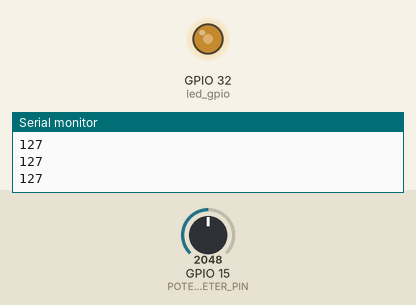
Bench run of a sketch on a simulated ESP32. Shown: output pins drawn as LEDs (lit = HIGH), the last lines printed to the serial monitor. Inputs (shaded band) come from the test bench; at power-on: GPIO 15 (POTENTIOMETER_PIN) = 2048.

Above: at 1.2 s.
1.3 s: GPIO 15 (POTENTIOMETER_PIN) set to 2866
At 2.1 s:
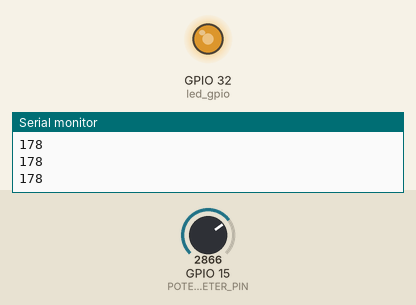
2.8 s: GPIO 15 (POTENTIOMETER_PIN) set to 3603
At 3.6 s:
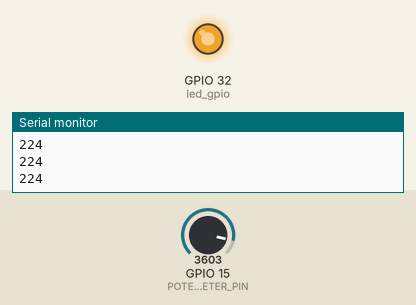
4.3 s: GPIO 15 (POTENTIOMETER_PIN) set to 491
At 5.1 s:
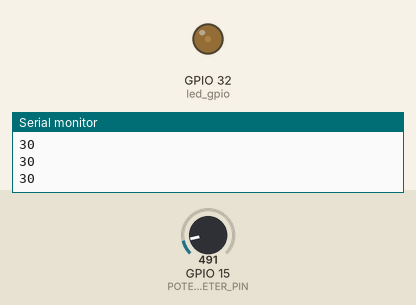
5.8 s: GPIO 15 (POTENTIOMETER_PIN) set to 0
At 6.5 s:
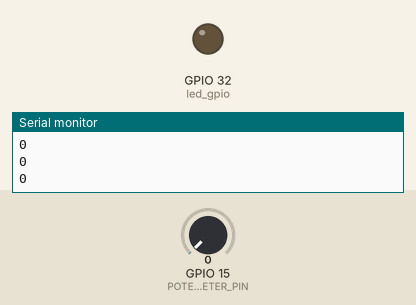
7.3 s: GPIO 15 (POTENTIOMETER_PIN) set to 2047
At 8.1 s:
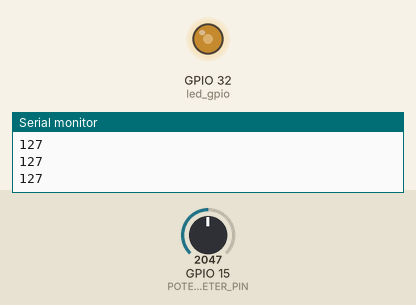
Timing chart, 0 to 9.8 s (numbered marks = the images above; inputs shaded):
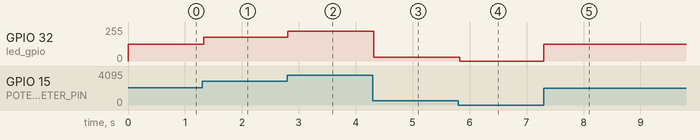

Measured:
- after the input at 1.3 s, GPIO 32 (led_gpio): 127/255 → 177/255 at once
- after the input at 2.8 s, GPIO 32 (led_gpio): 177/255 → 223/255 at once
- after the input at 4.3 s, GPIO 32 (led_gpio): 223/255 → 30/255 at once
- after the input at 5.8 s, GPIO 32 (led_gpio): 30/255 → 0/255 at once
- after the input at 7.3 s, GPIO 32 (led_gpio): 0/255 → 127/255 at once

The sketch:

brightness_controller.ino
```cpp
const byte led_gpio = 32;
#define POTENTIOMETER_PIN 15

void setup() {
  Serial.begin(9600);
  pinMode(POTENTIOMETER_PIN,INPUT);
  // put your setup code here, to run once:
  ledcAttachPin(led_gpio,0);
  ledcSetup(0,4000,8);

}
void loop() {
  // put your main code here, to run repeatedly:
  int analogValue = analogRead(POTENTIOMETER_PIN);
  int brightness = map(analogValue, 0, 4095, 0, 255);
  ledcWrite(0,brightness);
  Serial.println(brightness);
  delay(30);


}
```
